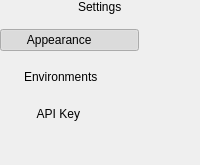
                        <widget class="QFrame" name="settings_menu">
                         <property name="minimumSize">
                          <size>
                           <width>200</width>
                           <height>0</height>
                          </size>
                         </property>
                         <property name="layoutDirection">
                          <enum>Qt::LeftToRight</enum>
                         </property>
                         <property name="styleSheet">
                          <string notr="true"/>
                         </property>
                         <property name="frameShape">
                          <enum>QFrame::NoFrame</enum>
                         </property>
                         <property name="frameShadow">
                          <enum>QFrame::Plain</enum>
                         </property>
                         <property name="lineWidth">
                          <number>0</number>
                         </property>
                         <layout class="QVBoxLayout" name="verticalLayout_16">
                          <property name="spacing">
                           <number>15</number>
                          </property>
                          <property name="leftMargin">
                           <number>0</number>
                          </property>
                          <property name="topMargin">
                           <number>0</number>
                          </property>
                          <property name="rightMargin">
                           <number>0</number>
                          </property>
                          <property name="bottomMargin">
                           <number>0</number>
                          </property>
                          <item alignment="Qt::AlignHCenter">
                           <widget class="QLabel" name="label_3">
                            <property name="styleSheet">
                             <string notr="true">font: 16pt &quot;Segoe UI&quot;;</string>
                            </property>
                            <property name="text">
                             <string>Settings</string>
                            </property>
                           </widget>
                          </item>
                          <item alignment="Qt::AlignLeft">
                           <widget class="QPushButton" name="appearance_button">
                            <property name="minimumSize">
                             <size>
                              <width>0</width>
                              <height>0</height>
                             </size>
                            </property>
                            <property name="styleSheet">
                             <string notr="true"/>
                            </property>
                            <property name="text">
                             <string>       Appearance             </string>
                            </property>
                            <property name="icon">
                             <iconset resource="../../resources.qrc">
                              <normaloff>:/icon/images/icons/preview_FILL0_wght200_GRAD0_opsz48.png</normaloff>:/icon/images/icons/preview_FILL0_wght200_GRAD0_opsz48.png</iconset>
                            </property>
                            <property name="iconSize">
                             <size>
                              <width>24</width>
                              <height>24</height>
                             </size>
                            </property>
                            <property name="checkable">
                             <bool>true</bool>
                            </property>
                            <property name="checked">
                             <bool>true</bool>
                            </property>
                            <property name="autoExclusive">
                             <bool>true</bool>
                            </property>
                            <property name="flat">
                             <bool>true</bool>
                            </property>
                           </widget>
                          </item>
                          <item alignment="Qt::AlignLeft">
                           <widget class="QPushButton" name="environments_button">
                            <property name="text">
                             <string>      Environments           </string>
                            </property>
                            <property name="icon">
                             <iconset resource="../../resources.qrc">
                              <normaloff>:/icon/images/icons/token_FILL0_wght200_GRAD0_opsz48.png</normaloff>:/icon/images/icons/token_FILL0_wght200_GRAD0_opsz48.png</iconset>
                            </property>
                            <property name="iconSize">
                             <size>
                              <width>24</width>
                              <height>24</height>
                             </size>
                            </property>
                            <property name="checkable">
                             <bool>true</bool>
                            </property>
                            <property name="autoExclusive">
                             <bool>true</bool>
                            </property>
                            <property name="flat">
                             <bool>true</bool>
                            </property>
                           </widget>
                          </item>
                          <item alignment="Qt::AlignLeft">
                           <widget class="QPushButton" name="api_keys_button">
                            <property name="text">
                             <string>          API Key               </string>
                            </property>
                            <property name="icon">
                             <iconset resource="../../resources.qrc">
                              <normaloff>:/icon/images/icons/key_FILL0_wght200_GRAD0_opsz48.png</normaloff>:/icon/images/icons/key_FILL0_wght200_GRAD0_opsz48.png</iconset>
                            </property>
                            <property name="iconSize">
                             <size>
                              <width>24</width>
                              <height>24</height>
                             </size>
                            </property>
                            <property name="checkable">
                             <bool>true</bool>
                            </property>
                            <property name="autoExclusive">
                             <bool>true</bool>
                            </property>
                            <property name="flat">
                             <bool>true</bool>
                            </property>
                           </widget>
                          </item>
                          <item>
                           <spacer name="verticalSpacer_2">
                            <property name="orientation">
                             <enum>Qt::Vertical</enum>
                            </property>
                            <property name="sizeHint" stdset="0">
                             <size>
                              <width>20</width>
                              <height>40</height>
                             </size>
                            </property>
                           </spacer>
                          </item>
                         </layout>
                        </widget>
